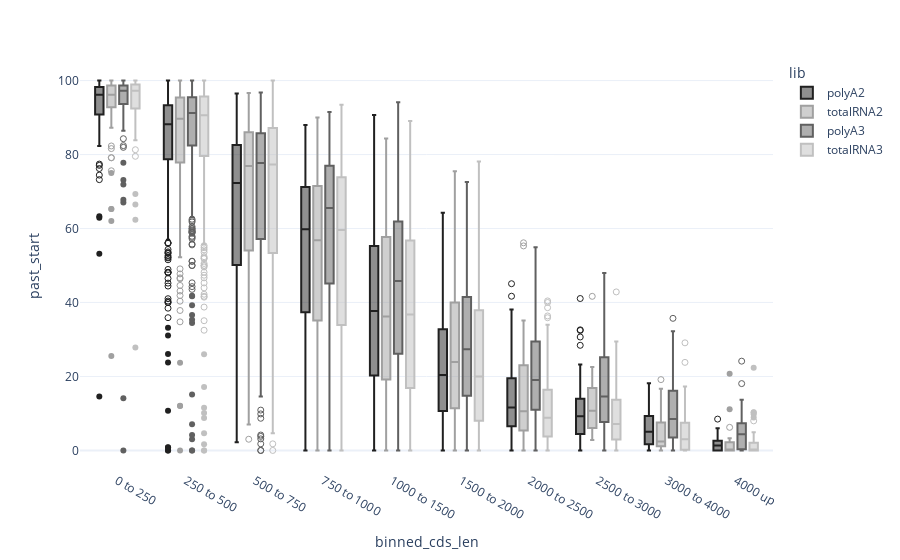

This figure's notebook cell:
### Markdown cell above
### Make box plot w/ plotly:

### Code cell
plot_df = grouped_df.reset_index().sort_values(['binned_cds_len', 'lib'])
plot_df["set"] = plot_df['lib'].str[-1]

hover_col_list = ["gene_id_fromAssign", "transcript_hits"]
if genes_or_txns == 'txns':
    hover_col_list.append('transcript_id')
fig = px.box(plot_df.sort_values(["set", "lib"]),
                 x="binned_cds_len", y="past_start",
                 color="lib", points="suspectedoutliers",
                 color_discrete_sequence=['#202020', '#A0A0A0', '#606060', '#C0C0C0'],
                 hover_data=hover_col_list,
                 category_orders=dict(zip(cds_bin_names, cds_bin_names)))
fig.update_layout(template='plotly_white')
fig.show()

### Figure 1 — Plotly figure (JSON) as saved in the notebook; plotly's stock layout.template omitted (floating-point values rounded to 4 significant figures; data arrays with more than 128 entries replaced by an {"elided": "..."} marker saying what was removed)
{"data": [{"alignmentgroup": "True", "boxpoints": "suspectedoutliers", "customdata": {"elided": "2087x2 mixed values"}, "hovertemplate": "lib=polyA2<br>binned_cds_len=%{x}<br>past_start=%{y}<br>gene_id_fromAssign=%{customdata[0]}<br>transcript_hits=%{customdata[1]}<extra></extra>", "legendgroup": "polyA2", "marker": {"color": "#202020"}, "name": "polyA2", "notched": false, "offsetgroup": "polyA2", "orientation": "v", "showlegend": true, "type": "box", "x": {"elided": "2087 str values"}, "x0": " ", "xaxis": "x", "y": {"elided": "2087 float values"}, "y0": " ", "yaxis": "y"}, {"alignmentgroup": "True", "boxpoints": "suspectedoutliers", "customdata": {"elided": "1228x2 mixed values"}, "hovertemplate": "lib=totalRNA2<br>binned_cds_len=%{x}<br>past_start=%{y}<br>gene_id_fromAssign=%{customdata[0]}<br>transcript_hits=%{customdata[1]}<extra></extra>", "legendgroup": "totalRNA2", "marker": {"color": "#A0A0A0"}, "name": "totalRNA2", "notched": false, "offsetgroup": "totalRNA2", "orientation": "v", "showlegend": true, "type": "box", "x": {"elided": "1228 str values"}, "x0": " ", "xaxis": "x", "y": {"elided": "1228 float values"}, "y0": " ", "yaxis": "y"}, {"alignmentgroup": "True", "boxpoints": "suspectedoutliers", "customdata": {"elided": "2429x2 mixed values"}, "hovertemplate": "lib=polyA3<br>binned_cds_len=%{x}<br>past_start=%{y}<br>gene_id_fromAssign=%{customdata[0]}<br>transcript_hits=%{customdata[1]}<extra></extra>", "legendgroup": "polyA3", "marker": {"color": "#606060"}, "name": "polyA3", "notched": false, "offsetgroup": "polyA3", "orientation": "v", "showlegend": true, "type": "box", "x": {"elided": "2429 str values"}, "x0": " ", "xaxis": "x", "y": {"elided": "2429 float values"}, "y0": " ", "yaxis": "y"}, {"alignmentgroup": "True", "boxpoints": "suspectedoutliers", "customdata": {"elided": "1954x2 mixed values"}, "hovertemplate": "lib=totalRNA3<br>binned_cds_len=%{x}<br>past_start=%{y}<br>gene_id_fromAssign=%{customdata[0]}<br>transcript_hits=%{customdata[1]}<extra></extra>", "legendgroup": "totalRNA3", "marker": {"color": "#C0C0C0"}, "name": "totalRNA3", "notched": false, "offsetgroup": "totalRNA3", "orientation": "v", "showlegend": true, "type": "box", "x": {"elided": "1954 str values"}, "x0": " ", "xaxis": "x", "y": {"elided": "1954 float values"}, "y0": " ", "yaxis": "y"}], "layout": {"boxmode": "group", "legend": {"title": {"text": "lib"}, "tracegroupgap": 0}, "margin": {"t": 60}, "xaxis": {"anchor": "y", "domain": [0.0, 1.0], "title": {"text": "binned_cds_len"}}, "yaxis": {"anchor": "x", "domain": [0.0, 1.0], "title": {"text": "past_start"}}}}
